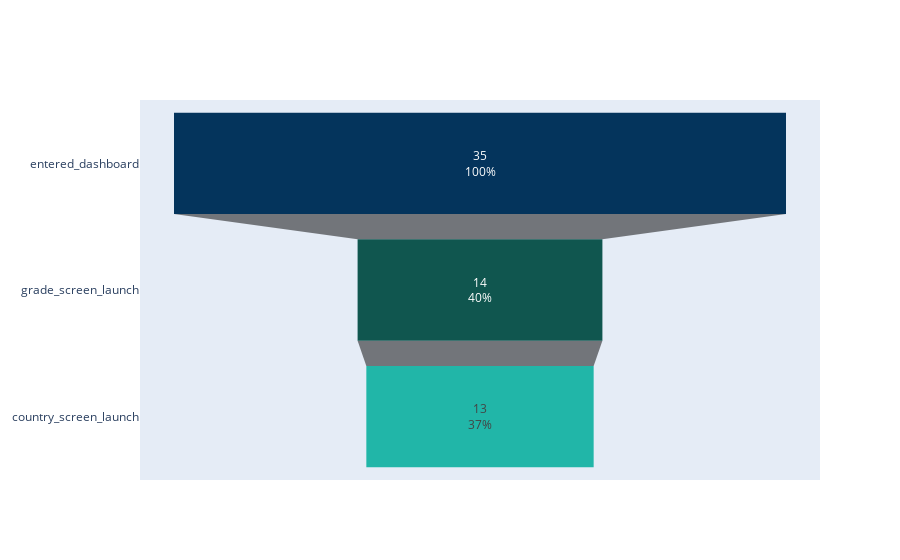

Write notebook code for a chart like this one.
### Code cell
#FUNNEL FOR Onboarding Guest Funnel

fig = go.Figure()

fig.add_trace(go.Funnel(
    name = 'January 2022',
    y = onboarding_guest[(onboarding_guest['month_'] == '202203')]['event_name'],
    x = onboarding_guest[(onboarding_guest['month_'] == '202203')]['total_users'],
    textinfo = "value+percent initial",
marker = {"color": ["#04345C", "#10564F", "#21B6A8","#1E77BD", "#BAD3E4", "#18A558", "#A3EBB1"]}))

### Figure 1 — Plotly figure (JSON) as saved in the notebook; plotly's stock layout.template omitted (floating-point values rounded to 4 significant figures)
{"data": [{"marker": {"color": ["#04345C", "#10564F", "#21B6A8", "#1E77BD", "#BAD3E4", "#18A558", "#A3EBB1"]}, "name": "January 2022", "textinfo": "value+percent initial", "type": "funnel", "x": [35, 14, 13], "y": ["entered_dashboard", "grade_screen_launch", "country_screen_launch"]}], "layout": {}}
